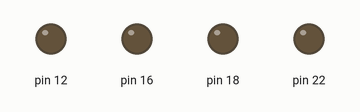
Recording of a program running on a simulated Raspberry Pi (header pin numbers). On the bench: output pins drawn as LEDs (lit = HIGH). At 1.4 s the program stops and its outputs stay as they are.

Above: at 1.4 s.
Timing chart, 0 to 2.9 s (numbered marks = the images above):
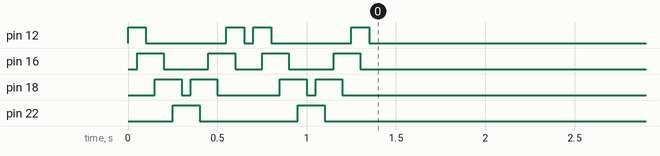

Measured:
- by itself, pin 16: LOW → HIGH at 0.05 s, → LOW 0.15 s later, → HIGH 0.25 s later, → LOW 0.15 s later, … (8 changes in this stretch)
- by itself, pin 22: alternates HIGH for 0.15 s and LOW for 0.55 s, 4 changes in all, then stays LOW

The program:

cylon.py
```python
#! /usr/bin/python
import RPi.GPIO as GPIO
import time


sleep_time = 0.05
relay_pins = {'one': 12, 'two':16, 'three':18, 'four':22}


def float_pin(off, on):
	if (on != None):
		GPIO.output(on, GPIO.HIGH)
		time.sleep(sleep_time);
	if (off != None):
		GPIO.output(off, GPIO.LOW)
		time.sleep(sleep_time);


GPIO.setmode(GPIO.BOARD)  # use P1 header pin numbering convention
GPIO.setwarnings(False)   # don't want to hear about how pins are already in use


for relay_pin, board_pin in relay_pins.iteritems():
	GPIO.setup(board_pin, GPIO.OUT, GPIO.LOW)
	GPIO.output(board_pin, GPIO.LOW)

for b in xrange(2):
	float_pin(None	             , relay_pins['one']  )
	float_pin(relay_pins['one']  , relay_pins['two']  )
	float_pin(relay_pins['two']  , relay_pins['three'])
	float_pin(relay_pins['three'], relay_pins['four'] )
	float_pin(relay_pins['four'] , relay_pins['three'])
	float_pin(relay_pins['three'], relay_pins['two']  )
	float_pin(relay_pins['two']  , relay_pins['one']  )
	float_pin(relay_pins['one']  , None               )
```
